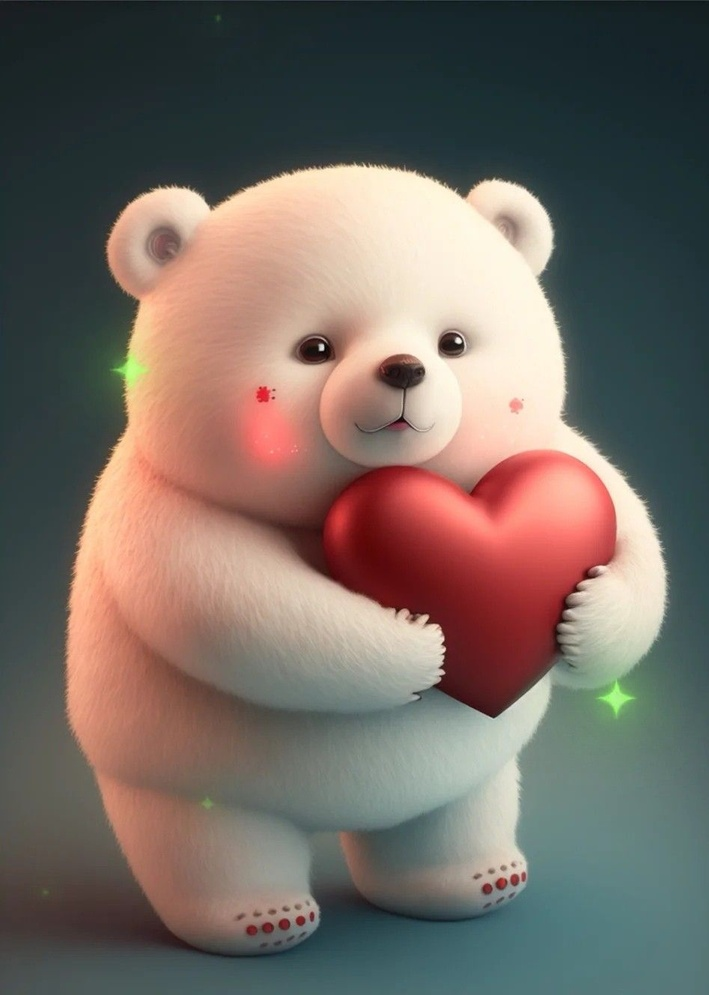
#> input picture testdata/mishka.jpg, 709 x 995 px, shrunk from 947 x 1328 before the run; its folder holds only this picture in this run
$ python chessboard.py
#> lines starting #> are read from the running program, lines starting #| are printed output that depends on the picture
### image_search.py
import os

def image_search(dir_path, ext):
#> called with dir_path = 'testdata'
    image_paths=[]
    path = dir_path
    file_ext = ext
    for root, dirs, files in os.walk(path):
        for file_name in files:
            for extension in file_ext:
                if extension in file_name:
                    file_path = os.path.join(root, file_name)
                    print(file_path)
                    image_paths.append(file_path)
    return image_paths


# [3 lines that do not run on import are left out]

### chessboard.py
import os
import cv2
import math

from image_search import image_search

current_dir = os.path.join(os.getcwd(), 'testdata')
image_paths = image_search(current_dir, [".jpg", ".png"])

for image_path in image_paths:
    img = cv2.imread(image_path)
#> img is the input picture: shape (995, 709, 3); mean B, G, R 99.5, 106.8, 117.2

    h, w, c = img.shape
#> h = 995; w = 709; c = 3
    image_name = os.path.basename(image_path)


    h_cell = h / 10
#> h_cell = 99.5
    w_cell = w / 10
#> w_cell = 70.9
    h_cell = math.ceil(h_cell)
#> h_cell = 100
    w_cell = math.ceil(w_cell)
#> w_cell = 71


    for i in range(5):
        for j in range(5):
         start_w = w_cell * i * 2
         start_h = h_cell * j * 2
         img [
            start_h:start_h + h_cell,
            start_w:start_w + w_cell
            ] *=0
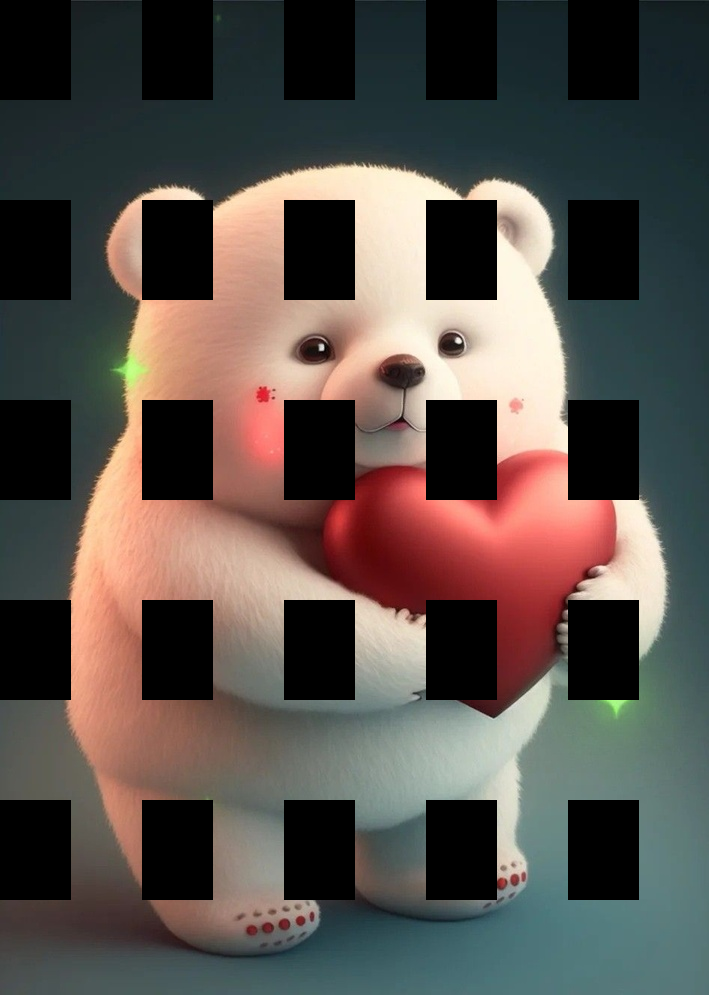
#> img: shape (995, 709, 3); mean B, G, R 74.6, 80, 87.6


    for i in range(5):
        for j in range(5):
         start_w = w_cell + w_cell * i * 2
         start_h = h_cell + h_cell * j * 2
         img [
            start_h:start_h + h_cell,
            start_w:start_w + w_cell
            ] *=0
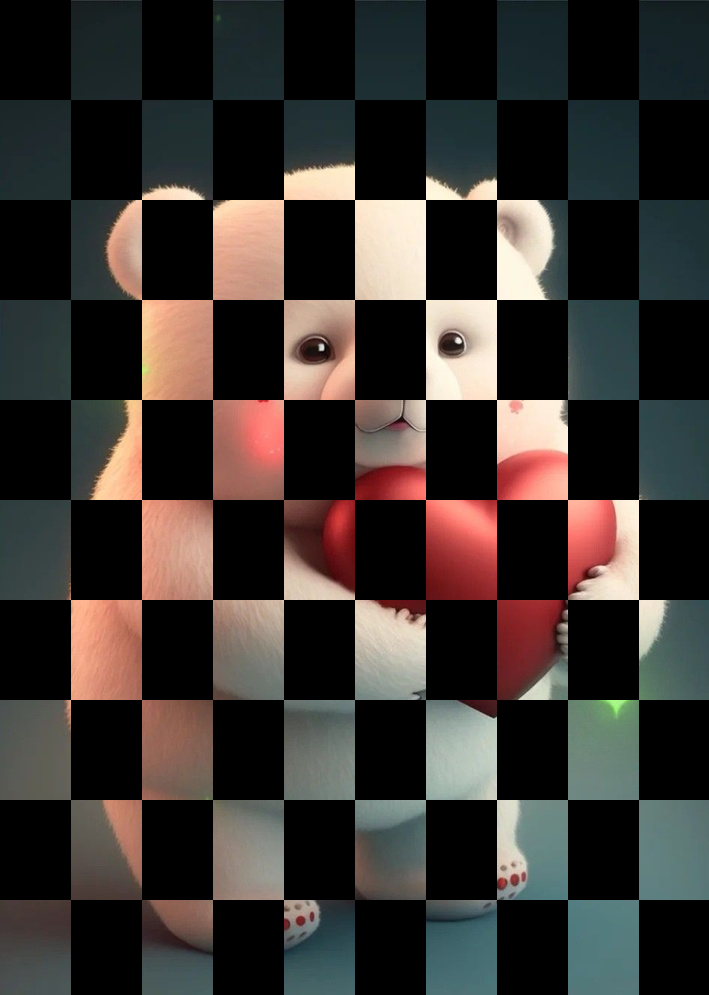
#> img: shape (995, 709, 3); mean B, G, R 49.4, 52.9, 58.4


    cv2.imshow(image_name, img)
    cv2.waitKey(-1)

$ run again, on testdata/ochen-smeshnye-foto-kartinki-na-zastavku-1.jpg
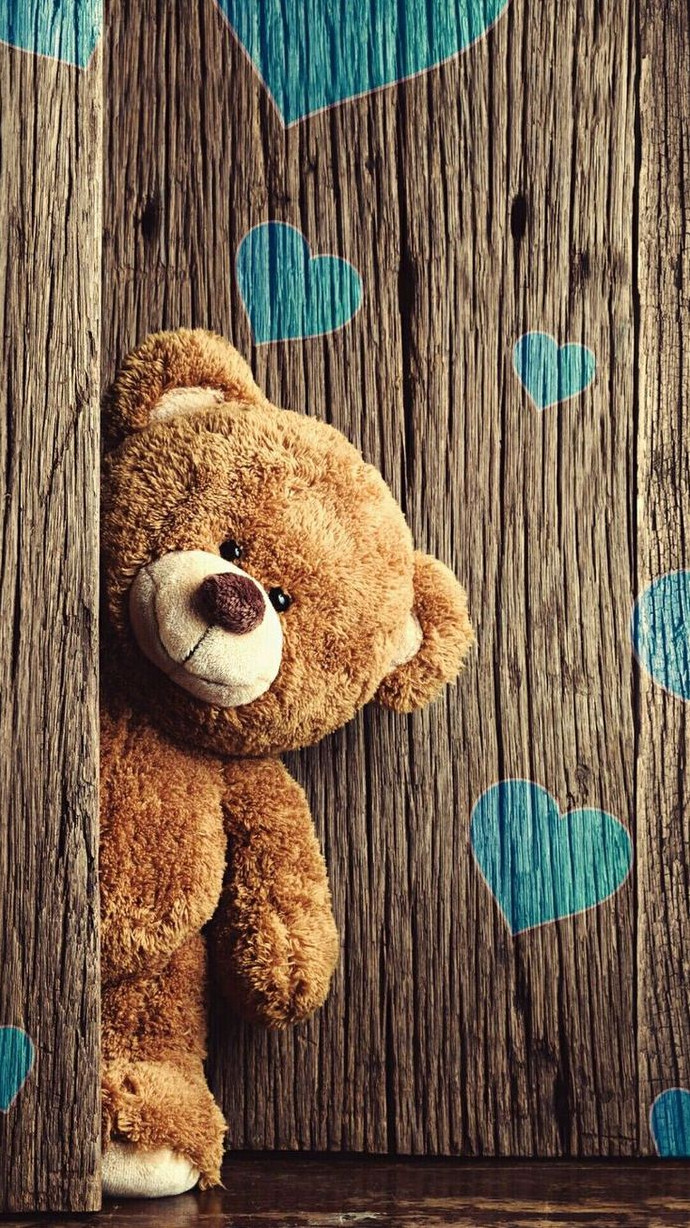
#> input picture testdata/ochen-smeshnye-foto-kartinki-na-zastavku-1.jpg, 690 x 1228 px
#> img is the input picture: shape (1228, 690, 3); mean B, G, R 77.9, 97.5, 118
#> after the loop `for i in range(5):`:
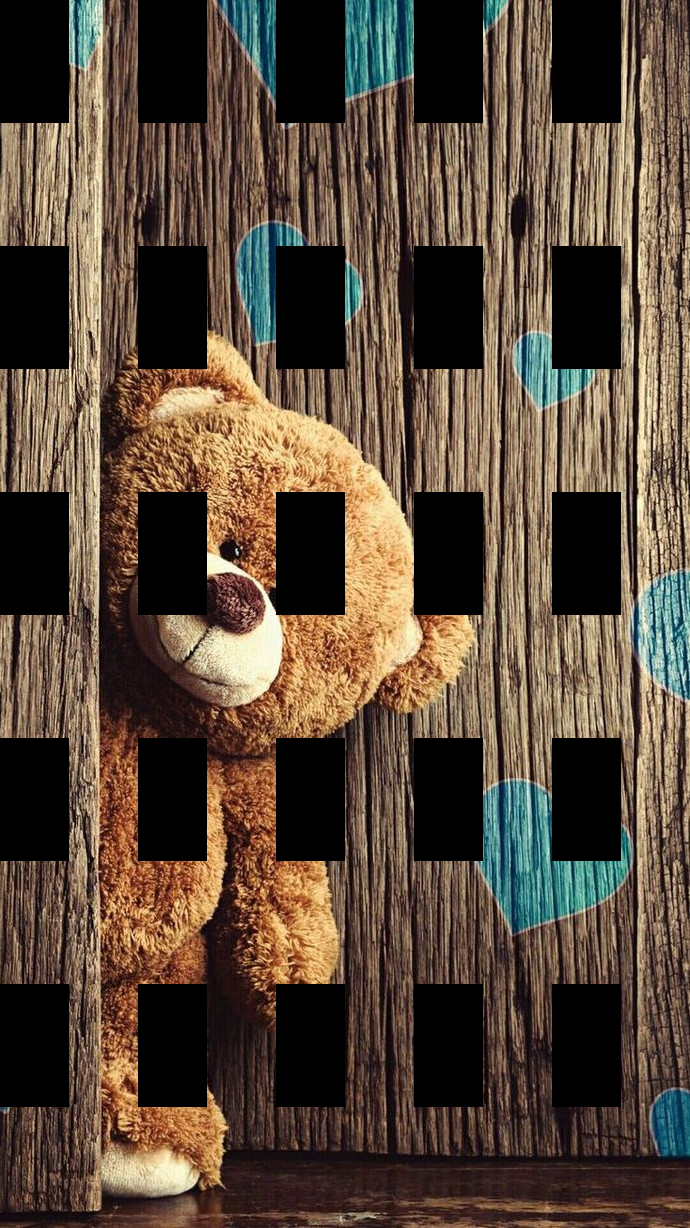
#> img: shape (1228, 690, 3); mean B, G, R 57.5, 72.1, 88.4
#> after the loop `for i in range(5):`:
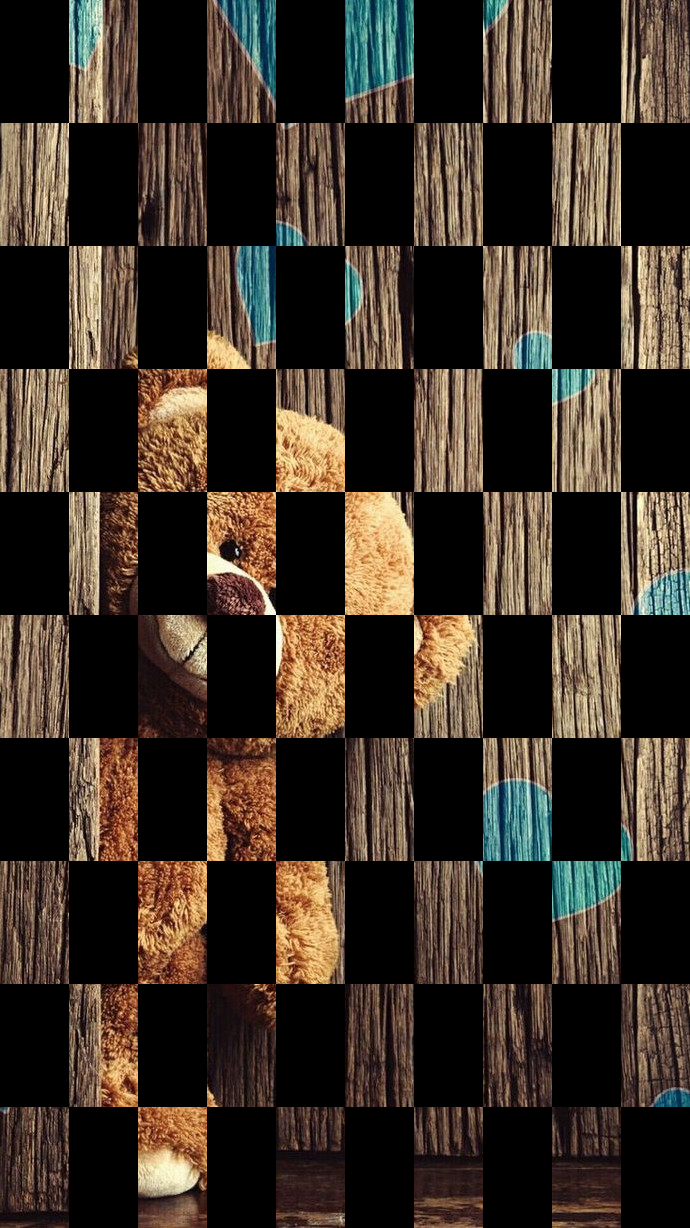
#> img: shape (1228, 690, 3); mean B, G, R 38.6, 48.6, 59.6
